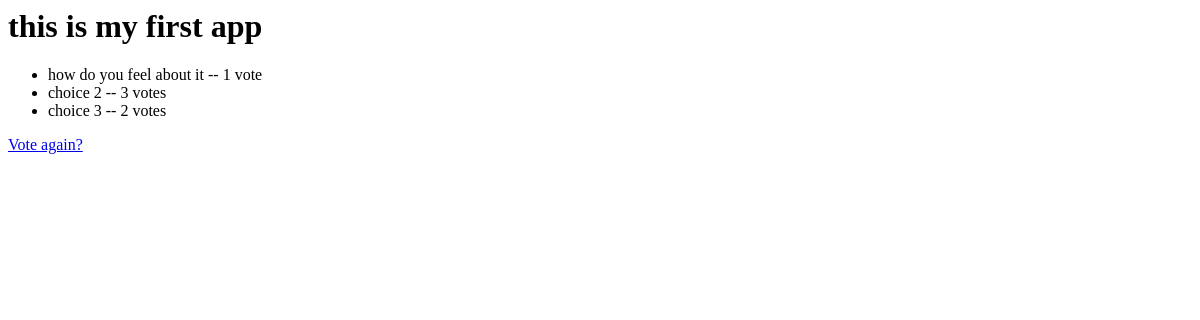
/polls/1/results/, run on an earlier commit of the app's database.
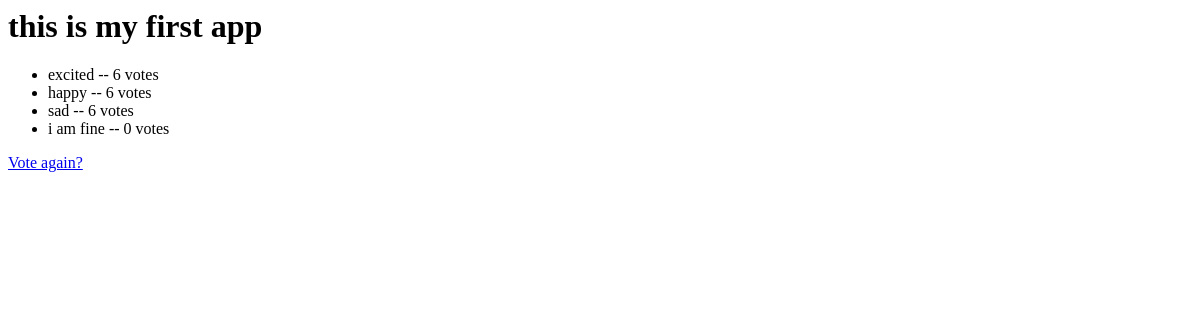
And on a later commit of the database.
### polls/models.py (models this page shows, shortened)
class Choice(models.Model):
    question = models.ForeignKey(Question, on_delete=models.CASCADE)
    choice_text = models.CharField(max_length=200)
    votes = models.IntegerField(default=0)

### polls/views.py (the view)
# urls.py: url(r'^(?P<pk>[0-9]+)/results/$', views.ResultsView.as_view(), name='results'),
class ResultsView(generic.DetailView):
    model = Question
    template_name = 'polls/results.html'

### polls/templates/polls/results.html
<h1>{{ question.question_text }}</h1>
<ul>
{% for choice in question.choice_set.all %}
    <li>{{ choice.choice_text }} -- {{ choice.votes }} vote{{ choice.votes|pluralize }}</li>
{% endfor %}
</ul>
<a href="{% url 'polls:detail' question.id %}">Vote again?</a>

What changed in the data, as far as the page shows it:
changed Choice: choice_text "how do you feel about it" → "excited"; votes "1" → "6"
changed Choice: choice_text "choice 2" → "happy"; votes "3" → "6"
changed Choice: choice_text "choice 3" → "sad"; votes "2" → "6"
added Choice: choice_text "i am fine", votes "0"
